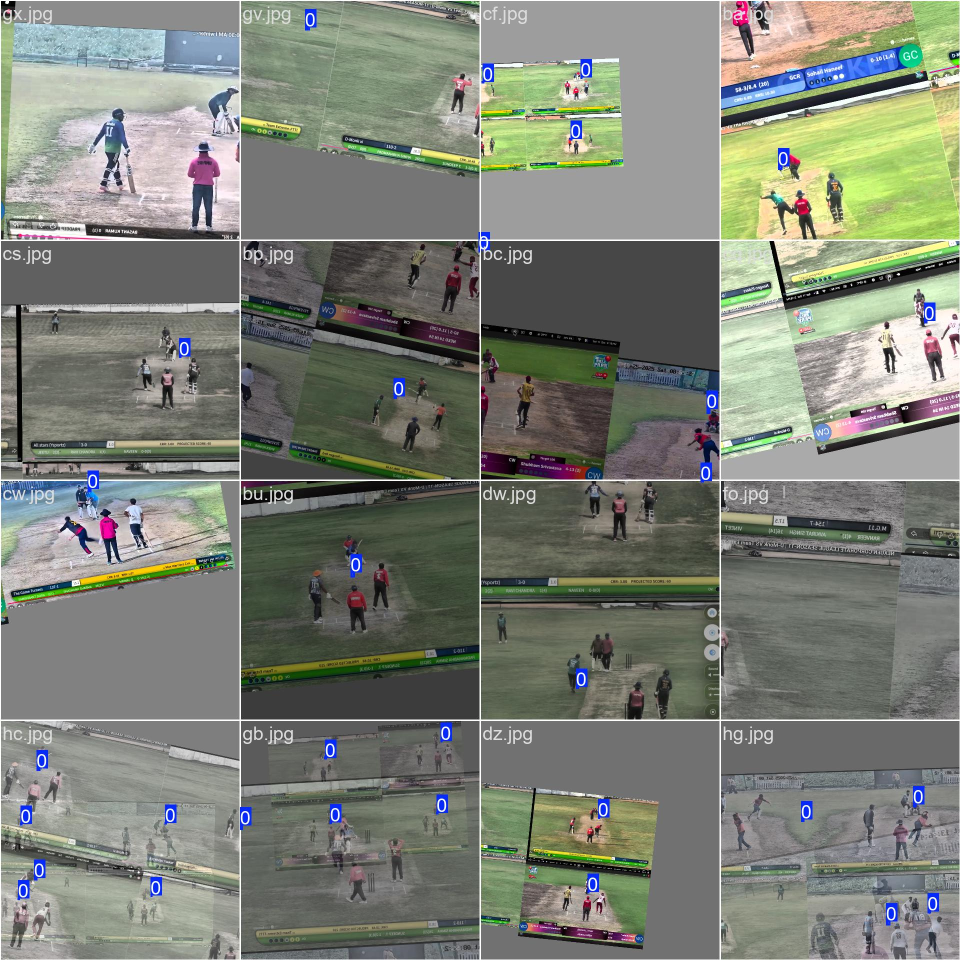
#> input picture runs/detect/local_finetune_optimized3/train_batch0.jpg, 1920 x 1920 px (shown at 1/2 size)
$ python -i color_detector.py   (imports and definitions only)
#> lines starting #> are read from the running program, lines starting #| are printed output that depends on the picture; after the words box and inside, x2 and y2 are one past the last pixel; in counts of white or black regions, pixels touching at a corner belong together
#> further down, picture is the input picture: shape (1920, 1920, 3); mean B, G, R 118.1, 128.4, 124.3
import cv2
import numpy as np
from typing import List, Dict


class ColorBasedDetector:
    """Detect cricket ball using color-based HSV filtering."""

    def __init__(self, config: dict = None):
        """
        Initialize color-based detector.

        Args:
            config: Configuration dictionary with color ranges
        """
        self.config = config or {}

        # Check if detecting white or red ball
        self.ball_type = self.config.get('ball_type', 'red')  # 'red' or 'white'

        if self.ball_type == 'white':
            # WHITE BALL detection (for white ball cricket)
            self.lower_white = np.array(self.config.get('lower_white', [0, 0, 180]))
            self.upper_white = np.array(self.config.get('upper_white', [180, 40, 255]))
        else:
            # RED BALL detection (default)
            self.lower_red1 = np.array(self.config.get('lower_red1', [0, 100, 100]))
            self.upper_red1 = np.array(self.config.get('upper_red1', [10, 255, 255]))
            self.lower_red2 = np.array(self.config.get('lower_red2', [160, 100, 100]))
            self.upper_red2 = np.array(self.config.get('upper_red2', [180, 255, 255]))

        self.min_radius = self.config.get('min_radius', 3)
        self.max_radius = self.config.get('max_radius', 30)
        self.min_area = self.config.get('min_area', 20)
        self.max_area = self.config.get('max_area', 3000)
        self.min_circularity = self.config.get('min_circularity', 0.5)

    def detect(self, frame: np.ndarray) -> List[Dict]:
        """
        Detect ball in frame using color filtering.

        Args:
            frame: Input BGR frame

        Returns:
            List of detections
        """
        # Convert to HSV
        hsv = cv2.cvtColor(frame, cv2.COLOR_BGR2HSV)
#> hsv: shape (1920, 1920, 3); mean H, S, V 46, 36.1, 133.3

        # Create mask based on ball type
        if self.ball_type == 'white':
            mask = cv2.inRange(hsv, self.lower_white, self.upper_white)
        else:
            # Red color (two ranges)
            mask1 = cv2.inRange(hsv, self.lower_red1, self.upper_red1)
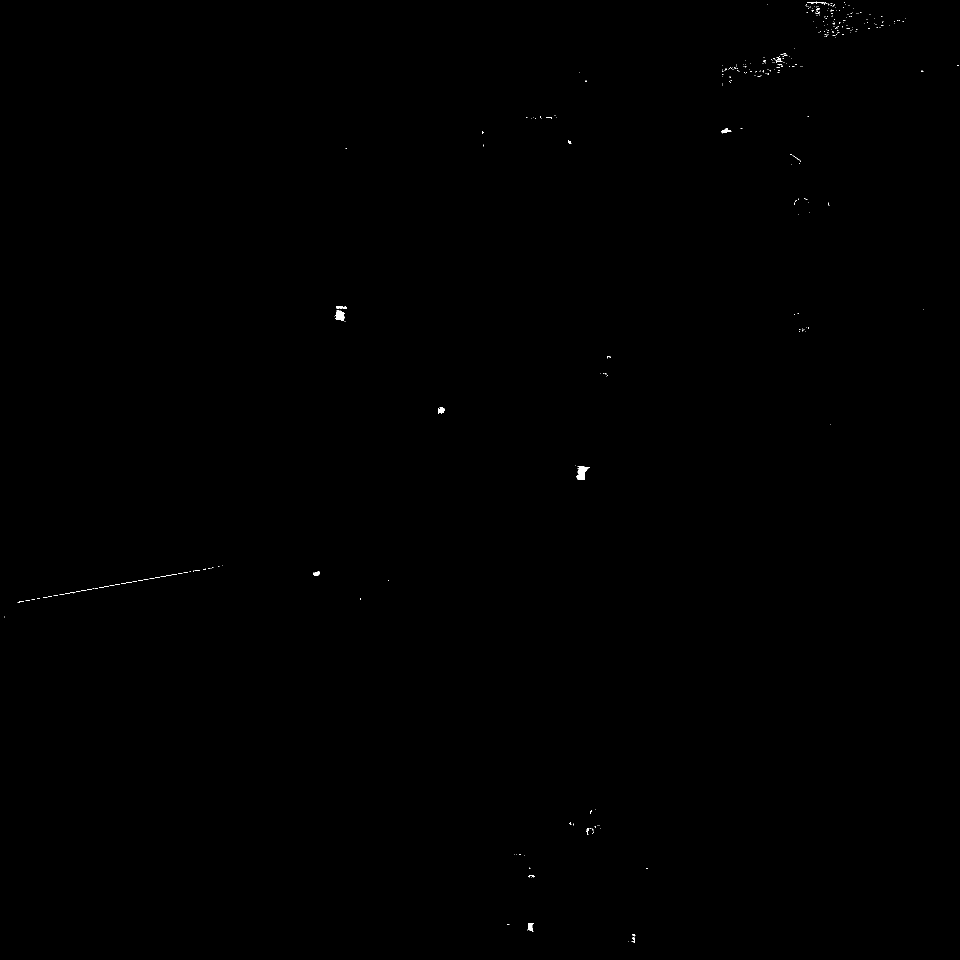
#> mask1: shape (1920, 1920) (shown at 1/2 size); 0.08% white; 342 white regions (322 under 20 px), largest, box (x1, y1, x2, y2) and area: (1153, 932, 1179, 959) 423, (669, 620, 689, 643) 294, (1054, 1846, 1068, 1863) 135
            mask2 = cv2.inRange(hsv, self.lower_red2, self.upper_red2)
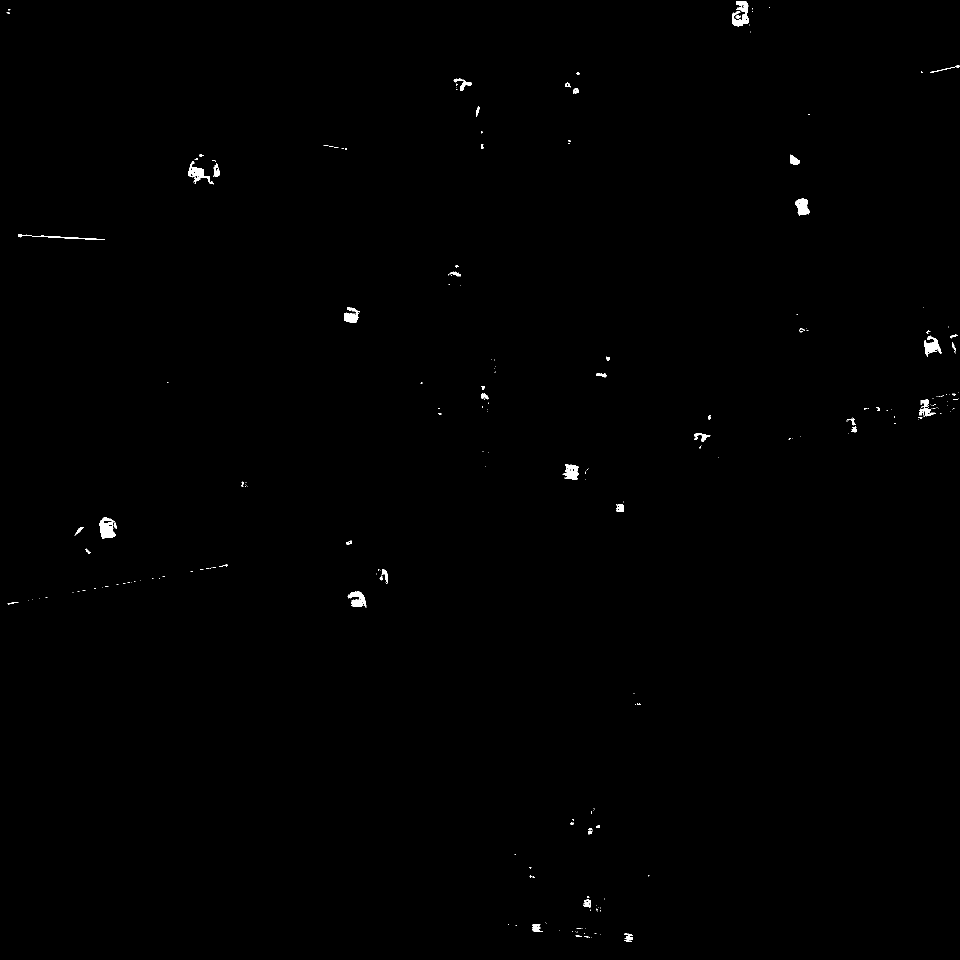
#> mask2: shape (1920, 1920) (shown at 1/2 size); 0.31% white; 251 white regions (194 under 20 px), largest, box (x1, y1, x2, y2) and area: (1465, 2, 1498, 54) 957, (199, 1034, 232, 1078) 936, (376, 322, 427, 369) 786
            mask = cv2.bitwise_or(mask1, mask2)
#> mask: shape (1920, 1920); 0.39% white; 486 white regions (415 under 20 px), largest, box (x1, y1, x2, y2) and area: (1125, 928, 1179, 959) 1081, (669, 612, 720, 646) 966, (1465, 2, 1498, 54) 957

        # Morphological operations to reduce noise
        kernel = cv2.getStructuringElement(cv2.MORPH_ELLIPSE, (5, 5))
        mask = cv2.morphologyEx(mask, cv2.MORPH_OPEN, kernel)
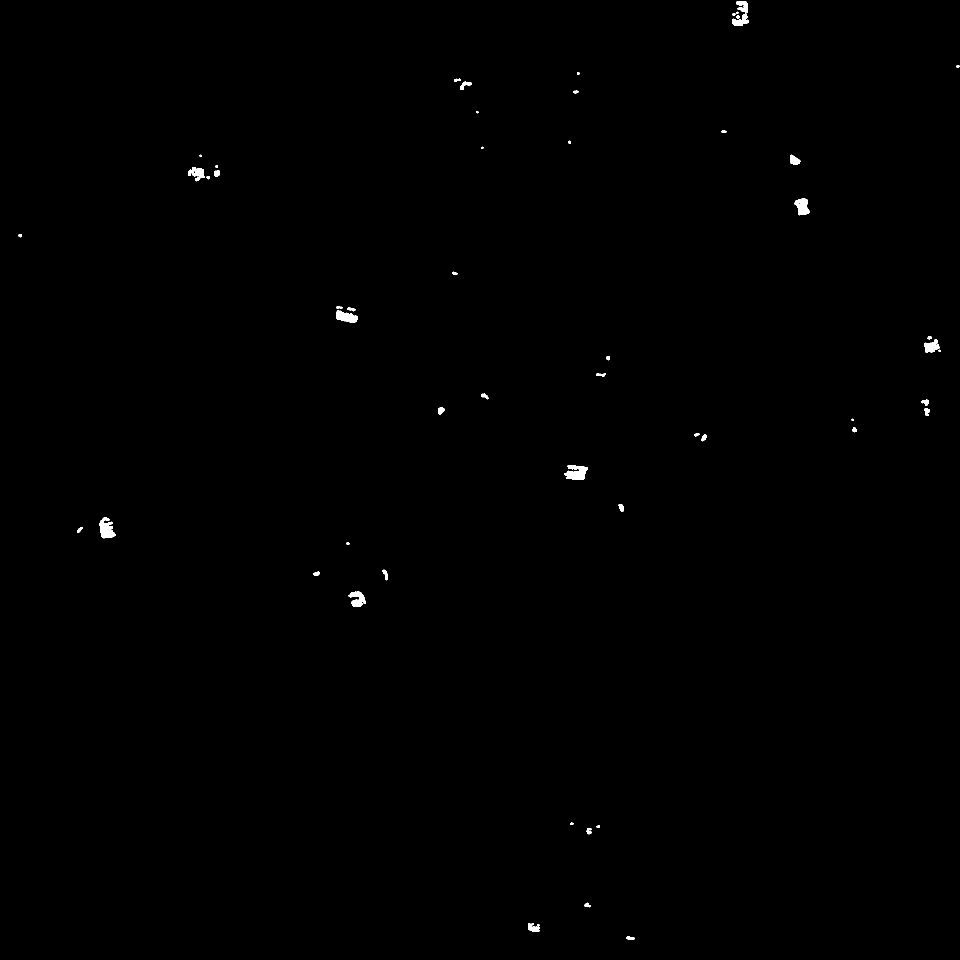
#> mask: shape (1920, 1920) (shown at 1/2 size); 0.24% white; 52 white regions (6 under 20 px), largest, box (x1, y1, x2, y2) and area: (1128, 930, 1176, 959) 949, (199, 1034, 231, 1077) 866, (1465, 2, 1498, 52) 819
        mask = cv2.morphologyEx(mask, cv2.MORPH_CLOSE, kernel)
#> mask: shape (1920, 1920); 0.25% white; 47 white regions (4 under 20 px)

        # Find contours
        contours, _ = cv2.findContours(mask, cv2.RETR_EXTERNAL, cv2.CHAIN_APPROX_SIMPLE)
#> contours = 47 contours, 9 with area under 20; largest, box (x1, y1, x2, y2) and area: (1465, 0, 1498, 52) 936, (1128, 930, 1176, 959) 904, (199, 1034, 231, 1077) 884, (1589, 397, 1619, 431) 656, (672, 620, 716, 646) 648

        detections = []
        h, w = frame.shape[:2]

        for contour in contours:
            area = cv2.contourArea(contour)

            # Filter by area
            if area < self.min_area or area > self.max_area:
                continue

            # Get bounding circle
            ((x, y), radius) = cv2.minEnclosingCircle(contour)

            # Filter by radius
            if radius < self.min_radius or radius > self.max_radius:
                continue

            # Calculate bounding box
            x_box, y_box, w_box, h_box = cv2.boundingRect(contour)

            # Calculate centroid
            M = cv2.moments(contour)
            if M["m00"] > 0:
                cx = int(M["m10"] / M["m00"])
                cy = int(M["m01"] / M["m00"])
            else:
                cx, cy = int(x), int(y)

            # Skip if too close to edges (likely noise/clothing)
            if cx < 50 or cx > w-50 or cy < 50 or cy > h-50:
                continue

            # Calculate circularity
            perimeter = cv2.arcLength(contour, True)
            if perimeter > 0:
                circularity = 4 * np.pi * area / (perimeter ** 2)
                if circularity < self.min_circularity:
                    continue
                confidence = circularity
            else:
                continue

            detections.append({
                'bbox': (x_box, y_box, w_box, h_box),
                'centroid': (cx, cy),
                'radius': int(radius),
                'confidence': confidence,
                'area': area
            })
#> this loop made 47 passes
#> (area, x, y, radius, x_box, y_box, w_box, h_box) on passes 3, 4, 5, 8, 11, 12, 13, 15: (60, 1175, 1811, 6.32, 1169, 1805, 13, 10), (80, 1178, 1661.8, 6.26, 1173, 1656, 10, 13), (20.5, 1196, 1652.5, 3.35, 1193, 1650, 7, 6), (70, 633, 1146.5, 6.5, 627, 1143, 13, 9), (56.5, 159.5, 1059.5, 7.11, 154, 1054, 12, 12), (883.5, 214.2, 1055.5, 22.11, 199, 1034, 32, 43), (91.5, 1241.5, 1015.5, 7.91, 1237, 1008, 10, 16), (85.5, 1408, 875.5, 7.43, 1403, 869, 11, 14)
#> after the loop, detections = 24 items

        # Sort by confidence
        detections.sort(key=lambda x: x['confidence'], reverse=True)

        # Return top 5 candidates
        return detections[:5]

>>> import cv2
>>> picture = cv2.imread('../../runs/detect/local_finetune_optimized3/train_batch0.jpg')
>>> result = ColorBasedDetector().detect(picture)
#> result = 5 items

$ run again, on runs/detect/local_finetune_optimized3/train_batch2.jpg
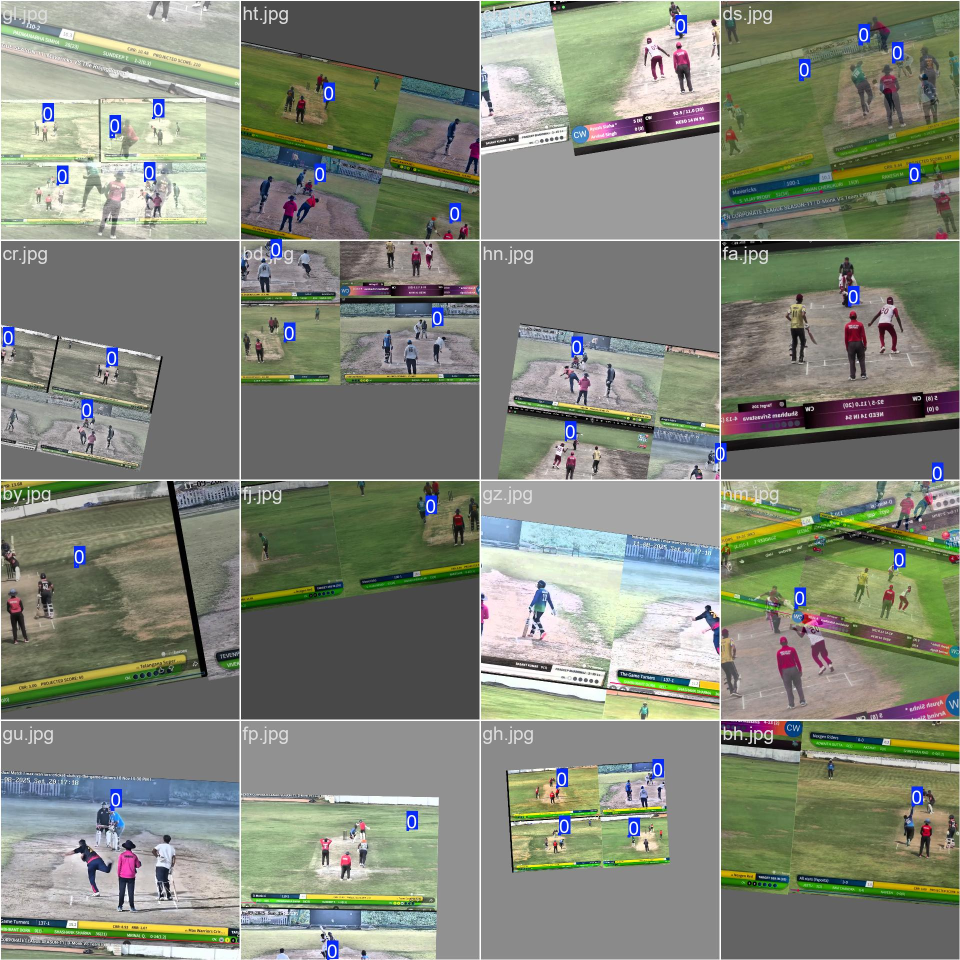
#> input picture runs/detect/local_finetune_optimized3/train_batch2.jpg, 1920 x 1920 px (shown at 1/2 size)
#> picture is the input picture: shape (1920, 1920, 3); mean B, G, R 121.3, 135, 130
#> hsv: shape (1920, 1920, 3); mean H, S, V 42.6, 48, 140.9
#> in detect, `mask1 = cv2.inRange(hsv, self.lower_red1, self.upper_red1)`:
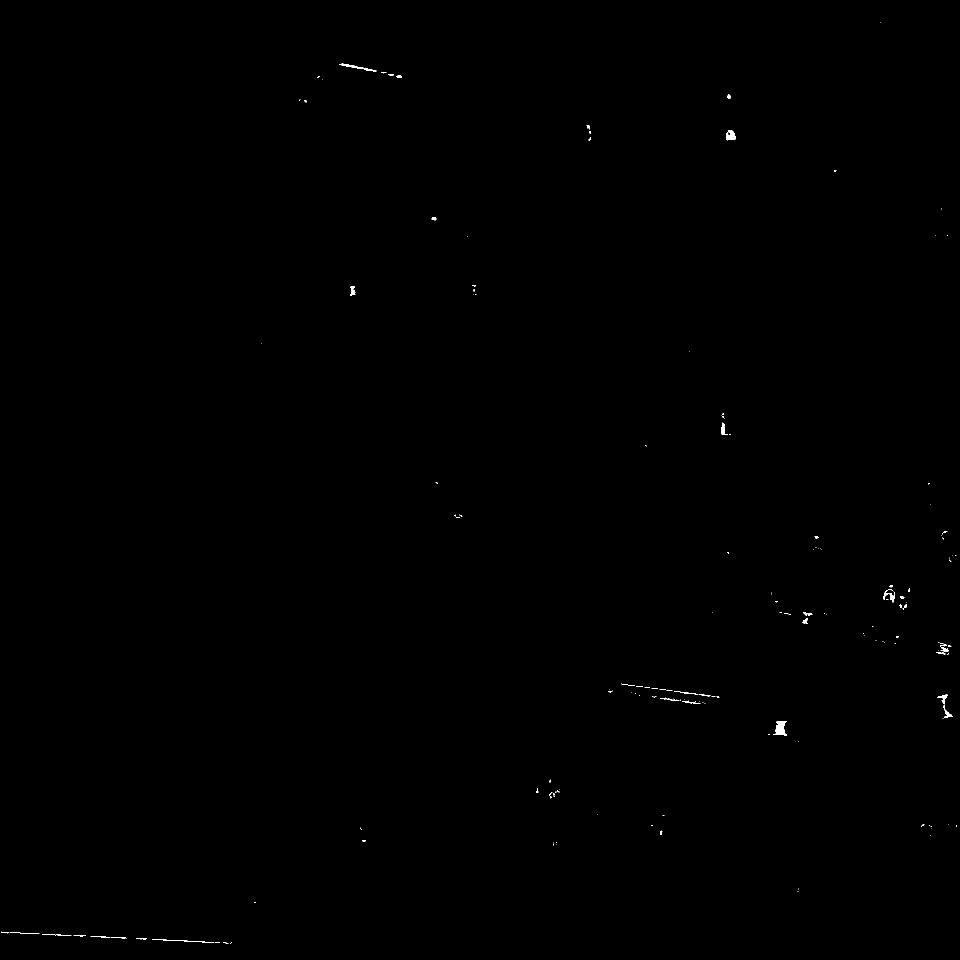
#> mask1: shape (1920, 1920) (shown at 1/2 size); 0.11% white; 177 white regions (136 under 20 px), largest, box (x1, y1, x2, y2) and area: (1546, 1442, 1574, 1471) 496, (1452, 260, 1472, 281) 278, (678, 127, 753, 144) 251
#> mask2: shape (1920, 1920); 0.54% white; 392 white regions (290 under 20 px), largest, box (x1, y1, x2, y2) and area: (1552, 1290, 1603, 1352) 1773, (235, 1701, 280, 1757) 1716, (1442, 824, 1494, 869) 1587
#> in detect, `mask = cv2.morphologyEx(mask, cv2.MORPH_OPEN, kernel)`:
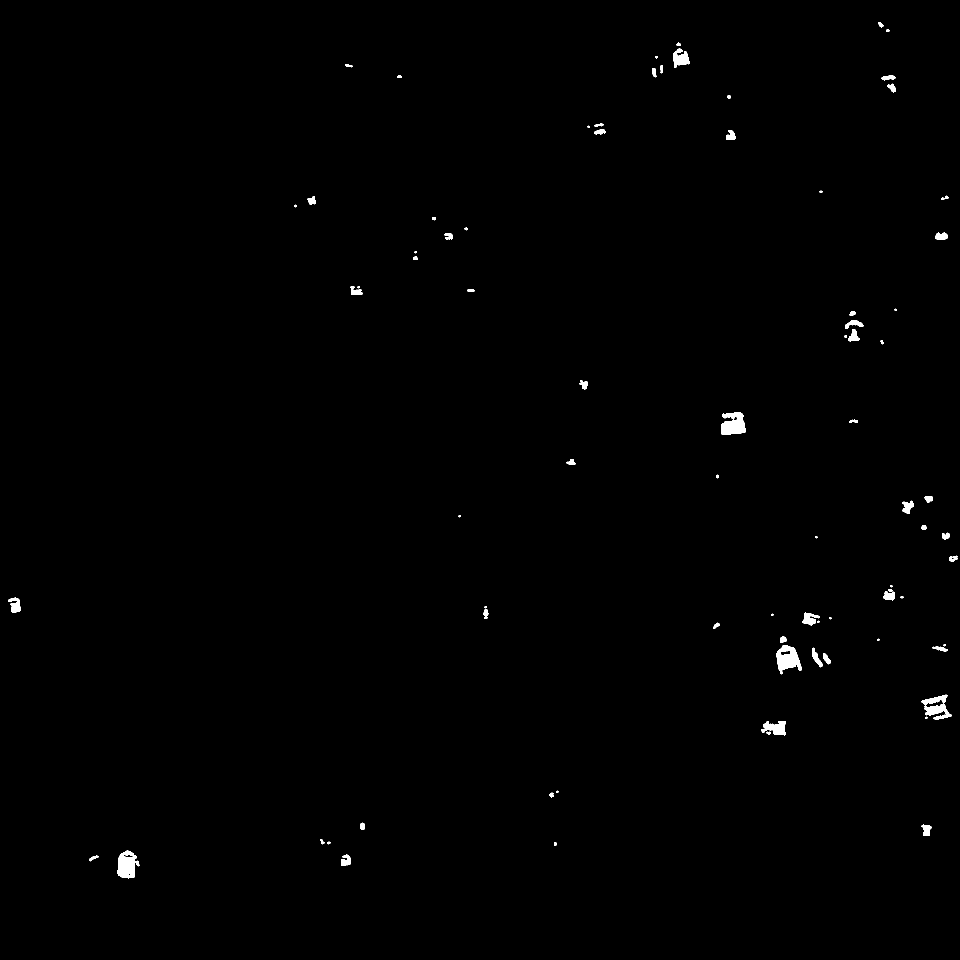
#> mask: shape (1920, 1920) (shown at 1/2 size); 0.45% white; 81 white regions (15 under 20 px), largest, box (x1, y1, x2, y2) and area: (1553, 1290, 1603, 1349) 1743, (1443, 824, 1492, 870) 1680, (235, 1701, 279, 1757) 1674
#> contours = 72 contours, 15 with area under 20; largest, box (x1, y1, x2, y2) and area: (1553, 1290, 1603, 1349) 1776, (235, 1701, 279, 1757) 1684, (1443, 824, 1492, 870) 1627, (1843, 1389, 1903, 1439) 1566, (1522, 1442, 1572, 1471) 964
#> the loop in detect, `for contour in contours:` made 72 passes
#> (area, x, y, radius, x_box, y_box, w_box, h_box) on passes 2, 3, 4, 7, 8, 9, 13, 18: (322, 690.3, 1720.8, 12.38, 682, 1709, 20, 23), (1684.5, 254.9, 1729.1, 28.17, 235, 1701, 44, 56), (22, 1110, 1687.5, 3.5, 1108, 1684, 5, 8), (277.5, 1851.6, 1659.9, 12.5, 1843, 1649, 20, 23), (100.5, 725, 1652, 7.04, 720, 1645, 10, 15), (55, 1102.7, 1589.6, 4.94, 1098, 1585, 10, 10), (165.5, 1652.5, 1317, 11.93, 1646, 1306, 16, 23), (118, 1565.9, 1279.9, 7.19, 1560, 1273, 14, 13)
#> after the loop in detect, `for contour in contours:`: detections = 32 items
#> result = 5 items
